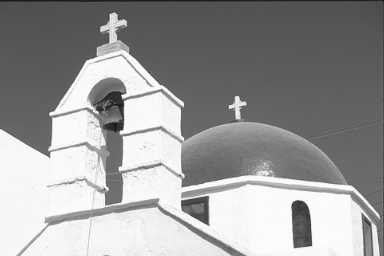
%> input picture atividadePratica06/pratica6.png, 384 x 256 px
$ octave atividade.m   (GNU Octave 9; MATLAB toolbox functions it lacks are replaced by stand-ins)
%> lines starting %> are read from the running program, lines starting %| are printed output that depends on the picture
img = imread('pratica6.png');
%> img is the input picture: size 256x384 uint8; min 21, max 252, mean 152.7
ruido = normrnd(0, 64/256, size(img));
img_ruidosa = im2double(img) + ruido;
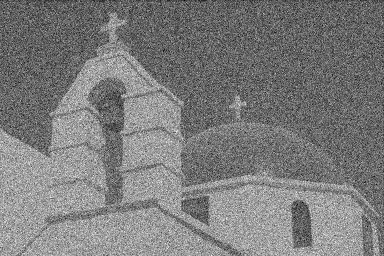
%> img_ruidosa: size 256x384 double; min -0.698, max 1.96, mean 0.598; drawn with min black and max white
figure;
subplot(2,1,1); imhist(img); title('Histograma da imagem original');
subplot(2,1,2); histogram(img_ruidosa(:)); title('Histograma da imagem com ruído');
%> after `title('Histograma da imagem com ruído')`:
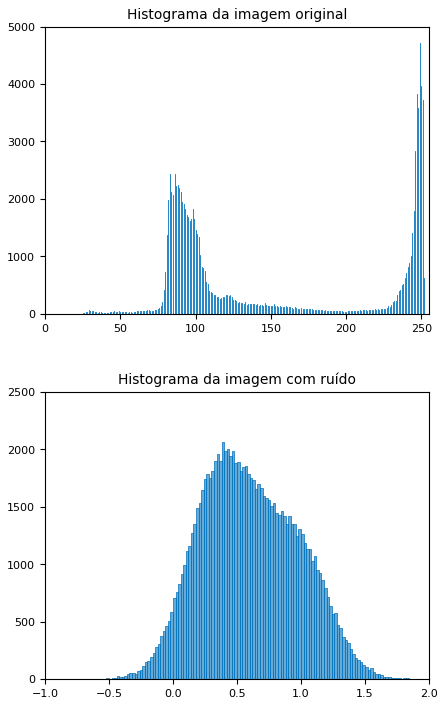
%> figure redrawn from the program's plot data, 2 panels; panel 1: highest point at x = 249, y = 4720; panel 2: tallest bar 2062 high, from x = 0.38 to 0.4

diferenca = calc_diferenca(img, img_ruidosa);


function diferenca = calc_diferenca(img1, img2)
    hist1 = imhist(img1);
%> hist1 = 256 values, max 4720 at index 250, min 0 at index 1, mean 384
    hist2 = imhist(img2);
%> hist2 = 256 values, max 16578 at index 256, min 120 at index 7, mean 384
    diferenca = norm(hist1 - hist2);
%> diferenca = 20907.7
end
